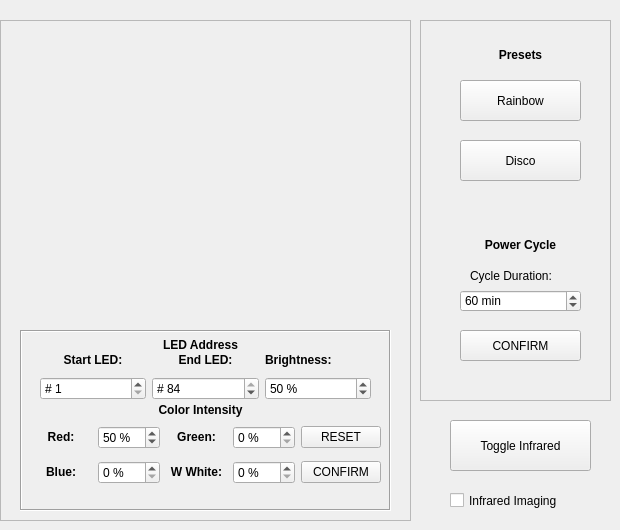
    <widget class="QWidget" name="Lighting_tab">
     <attribute name="title">
      <string>LIGHTING</string>
     </attribute>
     <widget class="QFrame" name="frame">
      <property name="geometry">
       <rect>
        <x>0</x>
        <y>20</y>
        <width>411</width>
        <height>501</height>
       </rect>
      </property>
      <property name="frameShape">
       <enum>QFrame::StyledPanel</enum>
      </property>
      <property name="frameShadow">
       <enum>QFrame::Raised</enum>
      </property>
      <widget class="QLabel" name="coreImage">
       <property name="geometry">
        <rect>
         <x>55</x>
         <y>0</y>
         <width>320</width>
         <height>320</height>
        </rect>
       </property>
       <property name="frameShape">
        <enum>QFrame::NoFrame</enum>
       </property>
       <property name="frameShadow">
        <enum>QFrame::Sunken</enum>
       </property>
       <property name="text">
        <string/>
       </property>
       <property name="pixmap">
        <pixmap>../_image/Core.png</pixmap>
       </property>
       <property name="scaledContents">
        <bool>true</bool>
       </property>
      </widget>
      <widget class="QFrame" name="frame_5">
       <property name="geometry">
        <rect>
         <x>20</x>
         <y>310</y>
         <width>371</width>
         <height>181</height>
        </rect>
       </property>
       <property name="frameShape">
        <enum>QFrame::Box</enum>
       </property>
       <property name="frameShadow">
        <enum>QFrame::Sunken</enum>
       </property>
       <widget class="QLabel" name="Address_label">
        <property name="geometry">
         <rect>
          <x>110</x>
          <y>0</y>
          <width>141</width>
          <height>31</height>
         </rect>
        </property>
        <property name="text">
         <string>&lt;html&gt;&lt;head/&gt;&lt;body&gt;&lt;p align=&quot;center&quot;&gt;&lt;span style=&quot; font-weight:600;&quot;&gt;LED Address&lt;/span&gt;&lt;/p&gt;&lt;/body&gt;&lt;/html&gt;</string>
        </property>
       </widget>
       <widget class="QLabel" name="color_label">
        <property name="geometry">
         <rect>
          <x>110</x>
          <y>65</y>
          <width>141</width>
          <height>31</height>
         </rect>
        </property>
        <property name="text">
         <string>&lt;html&gt;&lt;head/&gt;&lt;body&gt;&lt;p align=&quot;center&quot;&gt;&lt;span style=&quot; font-weight:600;&quot;&gt;Color Intensity&lt;/span&gt;&lt;/p&gt;&lt;/body&gt;&lt;/html&gt;</string>
        </property>
       </widget>
       <widget class="QWidget" name="horizontalLayoutWidget_4">
        <property name="geometry">
         <rect>
          <x>20</x>
          <y>19</y>
          <width>331</width>
          <height>51</height>
         </rect>
        </property>
        <layout class="QHBoxLayout" name="horizontalLayout_5">
         <item>
          <layout class="QVBoxLayout" name="verticalLayout_14">
           <item>
            <widget class="QLabel" name="Start_label">
             <property name="text">
              <string>&lt;html&gt;&lt;head/&gt;&lt;body&gt;&lt;p align=&quot;center&quot;&gt;&lt;span style=&quot; font-weight:600;&quot;&gt;Start LED:&lt;/span&gt;&lt;/p&gt;&lt;/body&gt;&lt;/html&gt;</string>
             </property>
            </widget>
           </item>
           <item>
            <widget class="QSpinBox" name="Start_spinBox">
             <property name="toolTip">
              <string>The first LED that you wish to control [1,84]</string>
             </property>
             <property name="prefix">
              <string># </string>
             </property>
             <property name="minimum">
              <number>1</number>
             </property>
             <property name="maximum">
              <number>84</number>
             </property>
            </widget>
           </item>
          </layout>
         </item>
         <item>
          <layout class="QVBoxLayout" name="verticalLayout_15">
           <item>
            <widget class="QLabel" name="Start_label_3">
             <property name="text">
              <string>&lt;html&gt;&lt;head/&gt;&lt;body&gt;&lt;p align=&quot;center&quot;&gt;&lt;span style=&quot; font-weight:600;&quot;&gt;End LED:&lt;/span&gt;&lt;/p&gt;&lt;/body&gt;&lt;/html&gt;</string>
             </property>
            </widget>
           </item>
           <item>
            <widget class="QSpinBox" name="End_spinBox">
             <property name="toolTip">
              <string>The Last LED that you wish to control [2,84]</string>
             </property>
             <property name="prefix">
              <string># </string>
             </property>
             <property name="minimum">
              <number>2</number>
             </property>
             <property name="maximum">
              <number>84</number>
             </property>
             <property name="value">
              <number>84</number>
             </property>
            </widget>
           </item>
          </layout>
         </item>
         <item>
          <layout class="QVBoxLayout" name="verticalLayout_16">
           <item>
            <widget class="QLabel" name="BRT_lable">
             <property name="text">
              <string>&lt;html&gt;&lt;head/&gt;&lt;body&gt;&lt;p&gt;&lt;span style=&quot; font-weight:600;&quot;&gt;Brightness:&lt;/span&gt;&lt;/p&gt;&lt;/body&gt;&lt;/html&gt;</string>
             </property>
            </widget>
           </item>
           <item>
            <widget class="QSpinBox" name="BRT_spinBox">
             <property name="toolTip">
              <string>General Brightness of all visible light LEDs, internal temperature may rise if both the number of LEDs and the brightness are set high</string>
             </property>
             <property name="suffix">
              <string> %</string>
             </property>
             <property name="minimum">
              <number>1</number>
             </property>
             <property name="maximum">
              <number>100</number>
             </property>
             <property name="value">
              <number>50</number>
             </property>
            </widget>
           </item>
          </layout>
         </item>
        </layout>
       </widget>
       <widget class="QWidget" name="gridLayoutWidget">
        <property name="geometry">
         <rect>
          <x>10</x>
          <y>90</y>
          <width>351</width>
          <height>71</height>
         </rect>
        </property>
        <layout class="QGridLayout" name="gridLayout">
         <item row="1" column="1">
          <widget class="QSpinBox" name="B_spinBox">
           <property name="toolTip">
            <string>Blue Color Intensity</string>
           </property>
           <property name="suffix">
            <string> %</string>
           </property>
           <property name="maximum">
            <number>100</number>
           </property>
          </widget>
         </item>
         <item row="1" column="2">
          <widget class="QLabel" name="W_label">
           <property name="text">
            <string>&lt;html&gt;&lt;head/&gt;&lt;body&gt;&lt;p align=&quot;center&quot;&gt;&lt;span style=&quot; font-weight:600;&quot;&gt;W White:&lt;/span&gt;&lt;/p&gt;&lt;/body&gt;&lt;/html&gt;</string>
           </property>
          </widget>
         </item>
         <item row="0" column="1">
          <widget class="QSpinBox" name="R_spinBox">
           <property name="toolTip">
            <string>Red Color Intensity</string>
           </property>
           <property name="suffix">
            <string> %</string>
           </property>
           <property name="maximum">
            <number>100</number>
           </property>
           <property name="value">
            <number>50</number>
           </property>
          </widget>
         </item>
         <item row="1" column="3">
          <widget class="QSpinBox" name="W_spinBox">
           <property name="toolTip">
            <string>Warm White Color Intensity, note that at high brightnesses  warm white LEDs consume a considerable more amount of power than the other color LEDs</string>
           </property>
           <property name="suffix">
            <string> %</string>
           </property>
           <property name="maximum">
            <number>100</number>
           </property>
          </widget>
         </item>
         <item row="0" column="3">
          <widget class="QSpinBox" name="G_spinBox">
           <property name="toolTip">
            <string>Green Color Intensity</string>
           </property>
           <property name="suffix">
            <string> %</string>
           </property>
           <property name="maximum">
            <number>100</number>
           </property>
          </widget>
         </item>
         <item row="0" column="4">
          <widget class="QPushButton" name="light_Reset_pushButton">
           <property name="toolTip">
            <string>Turn off all LEDs and restore settings to default.</string>
           </property>
           <property name="text">
            <string>RESET</string>
           </property>
          </widget>
         </item>
         <item row="1" column="4">
          <widget class="QPushButton" name="light_Confirm_pushButton">
           <property name="toolTip">
            <string>Confirm current light settings.</string>
           </property>
           <property name="text">
            <string>CONFIRM</string>
           </property>
          </widget>
         </item>
         <item row="0" column="2">
          <widget class="QLabel" name="G_label">
           <property name="text">
            <string>&lt;html&gt;&lt;head/&gt;&lt;body&gt;&lt;p align=&quot;center&quot;&gt;&lt;span style=&quot; font-weight:600;&quot;&gt;Green:&lt;/span&gt;&lt;/p&gt;&lt;/body&gt;&lt;/html&gt;</string>
           </property>
          </widget>
         </item>
         <item row="0" column="0">
          <widget class="QLabel" name="R_label">
           <property name="text">
            <string>&lt;html&gt;&lt;head/&gt;&lt;body&gt;&lt;p align=&quot;center&quot;&gt;&lt;span style=&quot; font-weight:600;&quot;&gt;Red:&lt;/span&gt;&lt;/p&gt;&lt;/body&gt;&lt;/html&gt;</string>
           </property>
          </widget>
         </item>
         <item row="1" column="0">
          <widget class="QLabel" name="B_label">
           <property name="text">
            <string>&lt;html&gt;&lt;head/&gt;&lt;body&gt;&lt;p align=&quot;center&quot;&gt;&lt;span style=&quot; font-weight:600;&quot;&gt;Blue:&lt;/span&gt;&lt;/p&gt;&lt;/body&gt;&lt;/html&gt;</string>
           </property>
          </widget>
         </item>
        </layout>
       </widget>
      </widget>
     </widget>
     <widget class="QFrame" name="frame_2">
      <property name="geometry">
       <rect>
        <x>420</x>
        <y>20</y>
        <width>191</width>
        <height>381</height>
       </rect>
      </property>
      <property name="frameShape">
       <enum>QFrame::StyledPanel</enum>
      </property>
      <property name="frameShadow">
       <enum>QFrame::Raised</enum>
      </property>
      <widget class="QLabel" name="presets_label">
       <property name="geometry">
        <rect>
         <x>30</x>
         <y>20</y>
         <width>141</width>
         <height>31</height>
        </rect>
       </property>
       <property name="text">
        <string>&lt;html&gt;&lt;head/&gt;&lt;body&gt;&lt;p align=&quot;center&quot;&gt;&lt;span style=&quot; font-weight:600;&quot;&gt;Presets&lt;/span&gt;&lt;/p&gt;&lt;/body&gt;&lt;/html&gt;</string>
       </property>
      </widget>
      <widget class="QPushButton" name="rainbow_pushButton">
       <property name="enabled">
        <bool>true</bool>
       </property>
       <property name="geometry">
        <rect>
         <x>40</x>
         <y>60</y>
         <width>121</width>
         <height>41</height>
        </rect>
       </property>
       <property name="toolTip">
        <string>rainbb</string>
       </property>
       <property name="toolTipDuration">
        <number>10</number>
       </property>
       <property name="text">
        <string>Rainbow</string>
       </property>
       <property name="checkable">
        <bool>false</bool>
       </property>
      </widget>
      <widget class="QPushButton" name="disco_pushButton">
       <property name="enabled">
        <bool>true</bool>
       </property>
       <property name="geometry">
        <rect>
         <x>40</x>
         <y>120</y>
         <width>121</width>
         <height>41</height>
        </rect>
       </property>
       <property name="toolTip">
        <string>disco</string>
       </property>
       <property name="text">
        <string>Disco</string>
       </property>
      </widget>
      <widget class="QLabel" name="lightCycle_label">
       <property name="geometry">
        <rect>
         <x>30</x>
         <y>210</y>
         <width>141</width>
         <height>31</height>
        </rect>
       </property>
       <property name="text">
        <string>&lt;html&gt;&lt;head/&gt;&lt;body&gt;&lt;p align=&quot;center&quot;&gt;&lt;span style=&quot; font-weight:600;&quot;&gt;Power Cycle&lt;/span&gt;&lt;/p&gt;&lt;/body&gt;&lt;/html&gt;</string>
       </property>
      </widget>
      <widget class="QSpinBox" name="powerCycle_spinBox">
       <property name="geometry">
        <rect>
         <x>40</x>
         <y>270</y>
         <width>121</width>
         <height>22</height>
        </rect>
       </property>
       <property name="suffix">
        <string> min</string>
       </property>
       <property name="minimum">
        <number>1</number>
       </property>
       <property name="maximum">
        <number>999999999</number>
       </property>
       <property name="value">
        <number>60</number>
       </property>
      </widget>
      <widget class="QLabel" name="Cycle_label">
       <property name="geometry">
        <rect>
         <x>50</x>
         <y>240</y>
         <width>121</width>
         <height>31</height>
        </rect>
       </property>
       <property name="text">
        <string>Cycle Duration:</string>
       </property>
      </widget>
      <widget class="QPushButton" name="confirmCycle_pushButton">
       <property name="geometry">
        <rect>
         <x>40</x>
         <y>310</y>
         <width>121</width>
         <height>31</height>
        </rect>
       </property>
       <property name="text">
        <string>CONFIRM</string>
       </property>
      </widget>
     </widget>
     <widget class="QPushButton" name="IR_pushButton">
      <property name="geometry">
       <rect>
        <x>450</x>
        <y>420</y>
        <width>141</width>
        <height>51</height>
       </rect>
      </property>
      <property name="toolTip">
       <string>Control Infrared LEDs</string>
      </property>
      <property name="text">
       <string>Toggle Infrared</string>
      </property>
     </widget>
     <widget class="QCheckBox" name="infraredImaging_checkBox">
      <property name="geometry">
       <rect>
        <x>450</x>
        <y>480</y>
        <width>161</width>
        <height>41</height>
       </rect>
      </property>
      <property name="toolTip">
       <string>Briefly switch off all visible light LEDs and toggle on infrared LEDs during imaging, light is restored afterwards</string>
      </property>
      <property name="text">
       <string>Infrared Imaging</string>
      </property>
     </widget>
    </widget>
